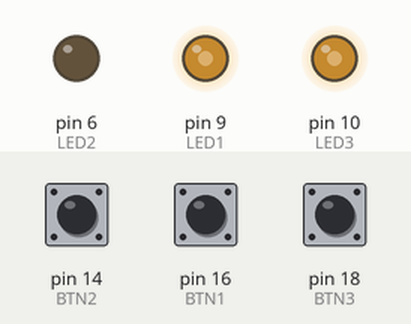
This program was run on a simulated SparkFun Pro Micro, built with avr-gcc and run on an emulated ATmega32U4. On the bench: output pins drawn as LEDs (lit = HIGH). The test bench sets the inputs (shaded band); at power-on: pin 14 (BTN2) HIGH, pin 16 (BTN1) HIGH, pin 18 (BTN3) HIGH. USB keyboard and mouse output is not drawn.

Above: at 1.2 s.
1.3 s: pin 14 (BTN2) pulled LOW for 0.15 s
At 2.6 s:
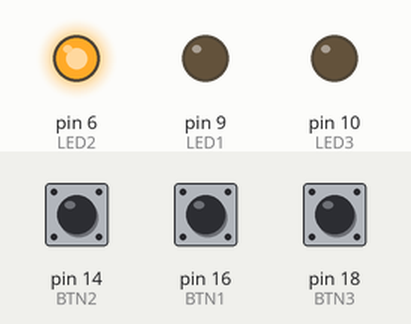
2.9 s: pin 16 (BTN1) pulled LOW for 0.15 s
At 4.2 s:
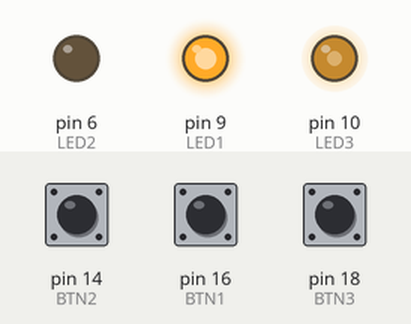
4.5 s: pin 18 (BTN3) pulled LOW for 0.15 s
At 4.8 s:
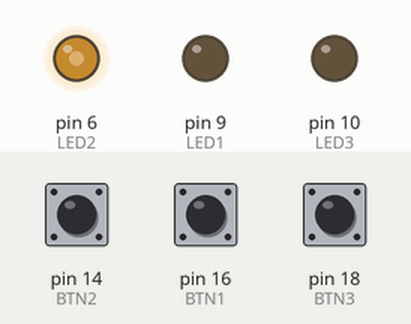
6.1 s: pin 18 (BTN3) pulled LOW for 1 s
At 7.2 s:
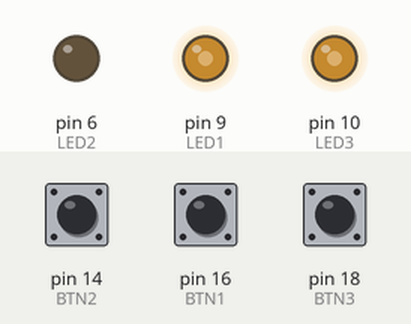
8.6 s: pin 18 (BTN3) pulled LOW for 3.2 s
At 9.1 s:
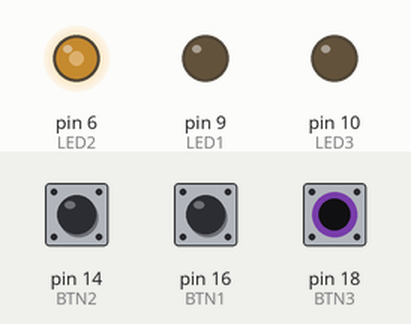
13.3 s: pin 14 (BTN2) pulled LOW for 1 s
At 13.8 s:
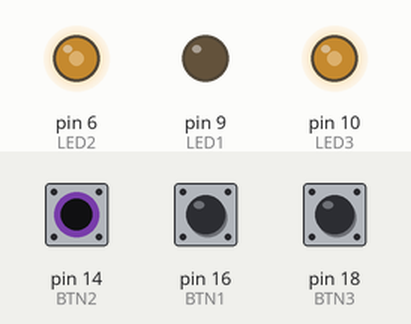
Timing chart, 0 to 16.3 s (numbered marks = the images above; inputs shaded):
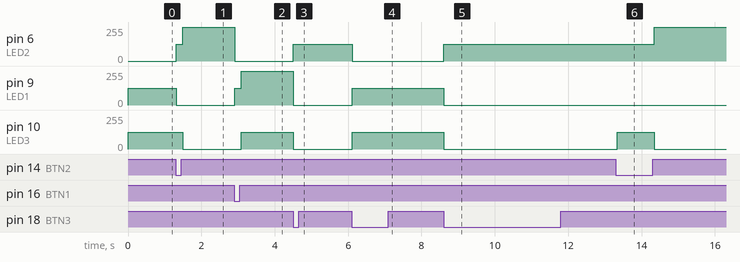

Measured:
- after the input at 1.3 s, pin 6 (LED2): 0/255 → 127/255 at once, → 255/255 0.18 s later; pin 9 (LED1): 127/255 → 0/255 at once; pin 10 (LED3): 127/255 → 0/255 after 0.19 s
- after the input at 2.9 s, pin 6 (LED2): 255/255 → 0/255 at once; pin 9 (LED1): 0/255 → 127/255 at once, → 255/255 0.18 s later; pin 10 (LED3): 0/255 → 127/255 after 0.19 s
- after the input at 4.5 s, pin 6 (LED2): 0/255 → 127/255 at once; pin 9 (LED1): 255/255 → 0/255 at once; pin 10 (LED3): 127/255 → 0/255 at once
- after the input at 6.1 s, pin 6 (LED2): 127/255 → 0/255 at once; pin 9 (LED1), pin 10 (LED3): 0/255 → 127/255 at once
- after the input at 8.6 s, pin 6 (LED2): 0/255 → 127/255 at once; pin 9 (LED1), pin 10 (LED3): 127/255 → 0/255 at once
- after the input at 13.3 s, pin 6 (LED2): 127/255 → 255/255 after 1.0 s; pin 10 (LED3): 0/255 → 127/255 at once, → 0/255 1.0 s later

The program:

main.cpp
```cpp
#include <Arduino.h>

#include <Bounce2.h>
#include <Keyboard.h>

#define BTN1 16
#define BTN2 14
#define BTN3 18
#define LED1 9
#define LED2 6
#define LED3 10

Bounce2::Button b1 = Bounce2::Button();
Bounce2::Button b2 = Bounce2::Button();
Bounce2::Button b3 = Bounce2::Button();
static bool isPcMuted = true;

void setInitialMute(bool value) {
 isPcMuted = value;
 analogWrite(LED1, value ? 127 : 0);
 analogWrite(LED2, value ? 0 : 127);
}

void setup() {
	b1.attach(BTN1, INPUT_PULLUP);
	b2.attach(BTN2, INPUT_PULLUP);
	b3.attach(BTN3, INPUT_PULLUP);
	Serial.begin(115200);
	Keyboard.begin();
	setInitialMute(true);
}

void setLed(uint8_t pin, bool isOn) {
	analogWrite(pin, isOn ? 255 : 0);
}

void setMute(bool value) {
	if (value != isPcMuted) {
		isPcMuted = value;
		Keyboard.press(KEY_LEFT_CTRL);
		Keyboard.press(KEY_LEFT_SHIFT);
		Keyboard.press('M');
		delay(30);
		Keyboard.releaseAll();
	}
}


void loop() {
	b1.update();
	b2.update();
	b3.update();

	if(b1.fell()) {
		setMute(false);
		analogWrite(LED1, 127);
		analogWrite(LED2, 0);
	}
	if(b1.rose()) {
		setMute(true);
		analogWrite(LED1, 255);
	}

	if(b2.fell()) {
		setMute(true);
		analogWrite(LED1, 0);
		analogWrite(LED2, 127);
	}
	if(b2.rose()) {
		setMute(false);
		analogWrite(LED2, 255);
	}

	if(b3.fell()) {
		setInitialMute(!isPcMuted);
	}

	analogWrite(LED3, isPcMuted ? 127 : 0);
}
```
